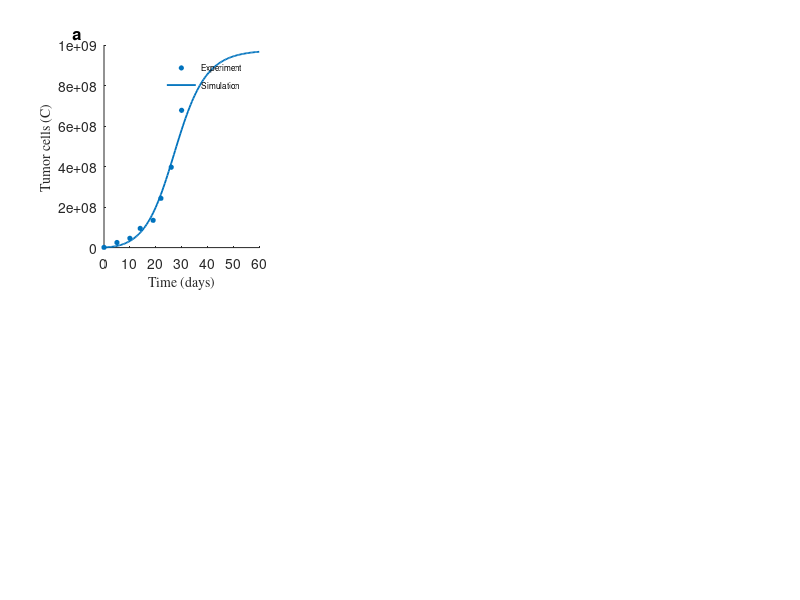

This chart was generated by the following MATLAB code: (Note: this script raises an error after producing the figure.)
clc; close all; clear all;
    
    FS_inside = 8;   % FontSize inside figure
    FS_default = 10;  % FontSize default
    FS_lab = 12;      % FontSize of (A) (B) (C)
    colorM = [0 0.4470 0.7410; 0.9 0 0; 0.4660 0.6740 0.1880; 0.7 0.5 0; 0 0 1; 0.7350 0.1780 0.1840;1 0.5 0.15];
    set(0,'defaultaxesfontsize',FS_default,'defaultlinelinewidth',1.3);
    
    hf1 = figure;
    %% Tumor growth curve
    subplot(2,3,1);
    sol = load('Data/Control_simulation.dat');  hold on;
    data_exp = load('Data/Control_experiment.dat'); 
    time_sim = sol(:,1);  C_sim = sol(:,2);  
    time_exp = data_exp(:,1);  C_exp = data_exp(:,2);
    hControl = plot(time_sim, C_sim, 'Color', colorM(1,:));  
    hs1 = scatter(time_exp, C_exp, 'MarkerFaceColor', colorM(1,:),'MarkerEdgeColor', colorM(1,:),'Sizedata', 10); 
    xlabel('Time (days)','fontname','Times','FontSize', FS_default);  
    ylabel('Tumor cells (C) ','fontname','Times','FontSize', FS_default);  
    text(-12.2,10.5e+8,'\bf{a}','FontSize',FS_lab);
    leg = legend([hs1,hControl], {'Experiment','Simulation'},'FontSize',6);  legend boxoff;
    leg.ItemTokenSize = [8,7];
    lgd.FontSize = 6;  
    pos = get(leg, 'Position');
    set(leg, 'Position', [pos(1)-0.04 pos(2)+0.04 0 0]);
    box on;
    
    %% Effect of dosage \gamma on tumor growth
    subplot(2,3,3);
    sol = load('Data/Tumor_gamma_rho_0p15.dat'); 
    t1_span = sol(:,1);   C1 = sol(:,2);  C2 = sol(:,3);  C3 = sol(:,4);
    hp1 = plot(t1_span(20:end), C1(20:end), '-^','MarkerIndices',1:20:length(C1),'Color', colorM(3,:),'MarkerSize',3);  hold on 
    hp2 =  plot(t1_span(20:end), C2(20:end),  '-d','MarkerIndices',1:20:length(C2),'Color', colorM(4,:),'MarkerSize',3);  
    hp3 =  plot(t1_span(20:end), C3(20:end),'-h','MarkerIndices',1:20:length(C3),'Color', colorM(2,:),'MarkerSize',3);  
    
    sol = load('Data/Control_simulation.dat'); 
    t1_span = sol(:,1); C = sol(:,2);
    hp4 =  plot(t1_span, C, '-o','MarkerIndices',1:20:length(C), 'Color', colorM(1,:),'MarkerSize',3);  
    leg = legend([hp4,hp1,hp2,hp3], {'Control','\gamma = 3.2\times 10^{-6}','\gamma = 5.2\times 10^{-6}','\gamma = 10\times 10^{-6}'}, 'Location', 'northwest');  
    legend boxoff;
    leg.ItemTokenSize = [10,10];  % shorter line
    pos = get(leg, 'Position');
    set(leg, 'Position', [pos(1) pos(2)+0.05 0.1 0.1]);
    set(leg,'FontSize',7)
    xlabel('Time (days)','fontname','Times','FontSize', FS_default);  
    ylabel('Tumor cells (C) ','fontname','Times','FontSize', FS_default);  
    text(-12.2,10.5e+8,'\bf{c}','FontSize',FS_lab);
  
    
    %% Effect of exhaustion rate \rho on tumor growth
    subplot(2,3,2);
    sol = load('Data/Tumor_t_rho.dat');
    t1 = sol(:,1);  sol = sol(:,(2:4));
    plot(t1, sol(:,1), 'Color', colorM(7,:));  
    hold on;  
    plot(t1, sol(:,2),'-o','MarkerIndices',1:10:size(sol,1), 'Color', colorM(1,:),'MarkerSize',3);  
    plot(t1, sol(:,3), 'Color', colorM(3,:));  
    xlim([0,60]); ylim([0 13e+8]);
    text(40,1.31e+9,'\rho = 0.18','Interpreter','tex','FontSize',FS_inside);
    text(40,1.02e+9,'\rho = 0.15','Interpreter','tex','FontSize',FS_inside);
    text(40,0.65e+9,'\rho = 0.12','Interpreter','tex','FontSize',FS_inside);
    xlabel('Time (days)','fontname','Times','FontSize', FS_default);  
    ylabel('Tumor cells (C) ','fontname','Times','FontSize', FS_default);  
    text(-12,13.5e+8,'\bf{b}','FontSize',FS_lab); 
    
    %%
    subplot(2,3,4);
    sol = load('Data/Cell_gamma_rho.dat');
    gamma0 = sol(:,1);  C = sol(:,(2:4));   T1 = sol(:,(5:7));
    plot(gamma0, C(:,1), 'Color', colorM(7,:),'MarkerSize',3);  
    hold on
    plot(gamma0, C(:,2), '-o','MarkerIndices',1:10:size(C,1),'Color',colorM(1,:),'MarkerSize',3);  
    plot(gamma0, C(:,3), 'Color', colorM(3,:),'MarkerSize',3);  
    xlabel('\gamma','fontname','Times','FontSize', FS_default)
    ylabel('Tumor cells (C)','fontname','Times','FontSize', FS_default)
    text(0.25e-5,0.4e+9,'\rho = 0.12','Interpreter','tex','FontSize',FS_inside,'Rotation', -52);
    text(0.45e-5,0.53e+9,'\rho = 0.15','Interpreter','tex','FontSize',FS_inside,'Rotation', -50);
    text(0.6e-5,0.75e+9,'\rho = 0.18','Interpreter','tex','FontSize',FS_inside,'Rotation', -50);
    xlim([0,1.25e-5]);  ylim([0 13e+8]);
    text(-0.2e-5,13.6e+8,'\bf{d}','FontSize',FS_lab);

    %%
    subplot(2,3,5);
    plot(gamma0, T1(:,1), 'Color', colorM(7,:),'MarkerSize',3);  
    hold on
    plot(gamma0, T1(:,2), '-o','MarkerIndices',1:30:size(C,1),'Color',colorM(1,:),'MarkerSize',3);  
    plot(gamma0, T1(:,3), 'Color', colorM(3,:),'MarkerSize',3);  
    xlabel('\gamma','fontname','Times','FontSize', FS_default)
    ylabel('PD-1^{lo}CD8^+ T_{ex} (T_1)','fontname','Times','FontSize', FS_default)
    text(1e-5,5.8e+7,'\rho = 0.12','Interpreter','tex','FontSize',FS_inside,'Rotation', 37);
    text(1.25e-5,5.5e+7,'\rho = 0.15','Interpreter','tex','FontSize',FS_inside,'Rotation', 33);
    text(1.5e-5,5.1e+7,'\rho = 0.18','Interpreter','tex','FontSize',FS_inside,'Rotation', 30);
    xlim([0,3.7e-5]);  ylim([2.6e+7 8.45e+7]);
    text(-1e-5,8.8e+7,'\bf{e}','FontSize',FS_lab);
    
    %% The tumorelimination vs. immune escape
    subplot(2,3,6);
    load('Data/Data_rho_gamma.mat');  
    [X,Y] = meshgrid(gamma0,rho);
    mymap = [0.75 0.75 0.75;0.45 0.45 0.45];
    pcolor(X,Y,C');
    colormap(mymap); 
    shading interp;  xlim([0, 2e-5]);  caxis([0 1e+5]); 
    xlabel('\gamma','fontname','Times','FontSize', FS_default);  
    ylabel('\rho ','fontname','Times','FontSize', FS_default); 
    text(0.5e-5,0.06,'Elimination','FontSize',FS_inside);
    text(0.15e-5,0.17,'Escape','FontSize',FS_inside);
    text(-0.4e-5,0.205,'\bf{f}','FontSize',FS_lab);
    xlim([0,1.6*1e-5]);
    
    
    %% Export figure
    set(hf1,'Units','centimeters');
    screenposition = get(gcf,'Position');
    set(hf1,'PaperPosition',[0 0 1.2*screenposition(3) 0.9*screenposition(4)],...
            'PaperSize',[1.2*screenposition(3) 0.9*screenposition(4)]);
        
   print(hf1,'-r700','-dpdf','Fig/Fig7.pdf');   